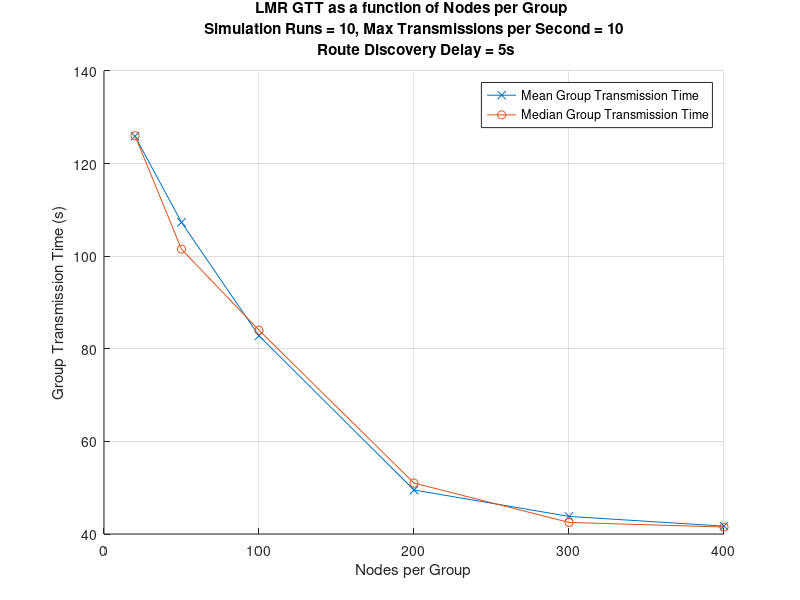
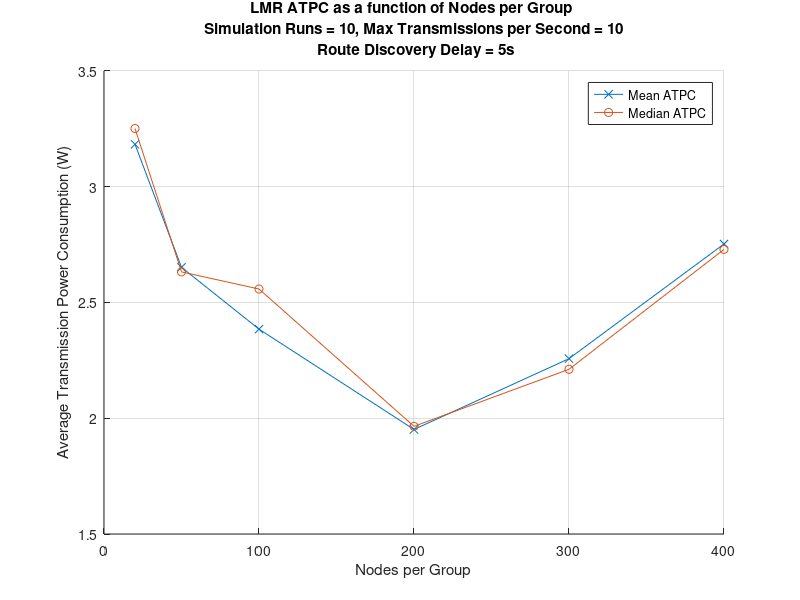
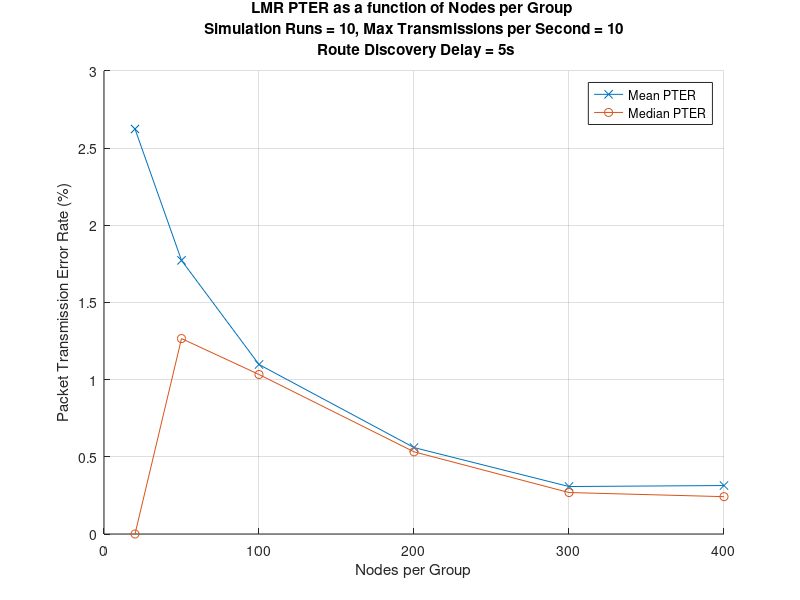
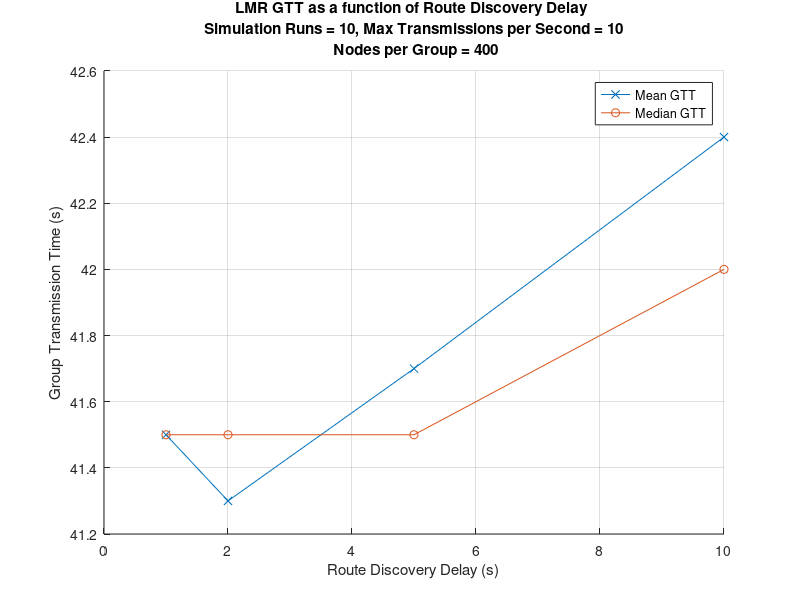

These figures' MATLAB source, in order:
clear
close all

algo = 'LMR';
number_of_runs = 10;
delay = 5;
transmissions_per_sec = 10;

nodes = [
    20
    50
    100
    200
    300
    400
    ];

mean_GTT = [
    125.9000
    107.3000
    82.8000
    49.5000
    43.8000
    41.7000
    ];

median_GTT = [
    126
    101.5000
    84
    51
    42.5000
    41.5000
    ];

mean_ATPC = [
    3.1830
    2.6516
    2.3847
    1.9515
    2.2572
    2.7525
    ];

median_ATPC = [
    3.2512
    2.6320
    2.5580
    1.9650
    2.2113
    2.7292
    ];

mean_PTER = [
    2.6237
    1.7726
    1.0981
    0.5600
    0.3075
    0.3140
    ];

median_PTER = [
    0
    1.2660
    1.0333
    0.5324
    0.2686
    0.2419
    ];

figure(1)
hold on
plot(nodes,mean_GTT,'-x')
plot(nodes,median_GTT,'-o')
hold off
grid on
xlabel('Nodes per Group')
ylabel('Group Transmission Time (s)')
legend('Mean Group Transmission Time', 'Median Group Transmission Time', 'Location', 'best')
str = sprintf('%s GTT as a function of Nodes per Group \n Simulation Runs = %d, Max Transmissions per Second = %d \n Route Discovery Delay = %ds',algo,number_of_runs,transmissions_per_sec,delay);
title(str);

figure(2)
hold on
plot(nodes,mean_ATPC,'-x')
plot(nodes,median_ATPC,'-o')
hold off
grid on
xlabel('Nodes per Group')
ylabel('Average Transmission Power Consumption (W)')
legend('Mean ATPC', 'Median ATPC', 'Location', 'best')
str = sprintf('%s ATPC as a function of Nodes per Group \n Simulation Runs = %d, Max Transmissions per Second = %d \n Route Discovery Delay = %ds',algo,number_of_runs,transmissions_per_sec,delay);
title(str);

figure(3)
hold on
plot(nodes,mean_PTER,'-x')
plot(nodes,median_PTER,'-o')
hold off
grid on
xlabel('Nodes per Group')
ylabel('Packet Transmission Error Rate (%)')
legend('Mean PTER', 'Median PTER', 'Location', 'best')
str = sprintf('%s PTER as a function of Nodes per Group \n Simulation Runs = %d, Max Transmissions per Second = %d \n Route Discovery Delay = %ds',algo,number_of_runs,transmissions_per_sec,delay);
title(str);

n = 400;

blocking_period = [
    1
    2
    5
    10
    ];

bp1_GTT = [
    42
    40
    43
    41
    42
    40
    43
    41
    40
    43
    ];

bp2_GTT = [
    41
    42
    42
    40
    41
    42
    40
    43
    42
    40
    ];

bp5_GTT = [
    43
    43
    43
    41
    43
    40
    42
    41
    41
    40
    ];

bp10_GTT = [
    40
    42
    41
    41
    42
    51
    41
    42
    42
    42
    ];

bp_mean_GTT = [
    mean(bp1_GTT);
    mean(bp2_GTT);
    mean(bp5_GTT);
    mean(bp10_GTT);
    ];

bp_median_GTT = [
    median(bp1_GTT);
    median(bp2_GTT);
    median(bp5_GTT);
    median(bp10_GTT);
    ];

bp1_ATPC = [
    5.802250
    6.095000
    5.807625
    5.730250
    5.695625
    5.655250
    5.827875
    5.912750
    5.800250
    5.933125
    ];

bp2_ATPC = [
    3.909875
    3.981125
    3.975625
    3.805625
    3.986875
    3.929000
    3.855500
    3.989125
    3.891875
    3.991500
    ];

bp5_ATPC = [
    2.721125
    2.737375
    2.720000
    2.822500
    2.779750
    2.641250
    2.840375
    2.896000
    2.667250
    2.699250
    ];

bp10_ATPC = [
    2.275750
    2.471250
    2.184500
    2.236000
    2.379875
    2.327250
    2.269375
    2.210750
    2.428500
    2.467750
    ];

bp_mean_ATPC = [
    mean(bp1_ATPC);
    mean(bp2_ATPC);
    mean(bp5_ATPC);
    mean(bp10_ATPC);
    ];

bp_median_ATPC = [
    median(bp1_ATPC);
    median(bp2_ATPC);
    median(bp5_ATPC);
    median(bp10_ATPC);
    ];

bp1_PTER = [
    1.320451
    2.060875
    1.631321
    7.096992e-01
    6.821282e-01
    1.081967
    1.601307
    1.636126
    1.611842
    1.393960
    ];

bp2_PTER = [
    5.208333e-01
    1.242642
    1.010441
    1.158940
    1.290739
    1.427149
    7.595773e-01
    1.553206
    1.537947
    7.521256e-01
    ];

bp5_PTER = [
    3.723764e-01
    1.343183e-01
    3.105590e-01
    6.983240e-02
    3.529827e-02
    5.343783e-01
    1.732502e-01
    8.981002e-01
    1.708817e-01
    4.409769e-01
    ];

bp10_PTER = [
    2.076843e-01
    6.966214e-01
    2.451839e-01
    4.492053e-01
    5.135228e-01
    1.745201e-01
    6.985679e-02
    1.057828e-01
    1.709402e-01
    6.915629e-01
    ];

bp_mean_PTER = [
    mean(bp1_PTER);
    mean(bp2_PTER);
    mean(bp5_PTER);
    mean(bp10_PTER);
    ];

bp_median_PTER = [
    median(bp1_PTER);
    median(bp2_PTER);
    median(bp5_PTER);
    median(bp10_PTER);
    ];

figure(4)
hold on
plot(blocking_period,bp_mean_GTT,'-x')
plot(blocking_period,bp_median_GTT,'-o')
hold off
grid on
xlabel('Route Discovery Delay (s)')
ylabel('Group Transmission Time (s)')
legend('Mean GTT', 'Median GTT', 'Location', 'best')
str = sprintf('%s GTT as a function of Route Discovery Delay \n Simulation Runs = %d, Max Transmissions per Second = %d \n Nodes per Group = %d',algo,number_of_runs,transmissions_per_sec,400);
title(str);

figure(5)
hold on
plot(blocking_period,bp_mean_ATPC,'-x')
plot(blocking_period,bp_median_ATPC,'-o')
hold off
grid on
xlabel('Route Discovery Delay (s)')
ylabel('Average Transmission Power Consumption (W)')
legend('Mean ATPC', 'Median ATPC', 'Location', 'best')
str = sprintf('%s ATPC as a function of Route Discovery Delay \n Simulation Runs = %d, Max Transmissions per Second = %d \n Nodes per Group = %d',algo,number_of_runs,transmissions_per_sec,400);
title(str);

figure(6)
hold on
plot(blocking_period,bp_mean_PTER,'-x')
plot(blocking_period,bp_median_PTER,'-o')
hold off
grid on
xlabel('Route Discovery Delay (s)')
ylabel('Packet Transmission Error Rate (%)')
legend('Mean PTER', 'Median PTER', 'Location', 'best')
str = sprintf('%s PTER as a function of Route Discovery Delay \n Simulation Runs = %d, Max Transmissions per Second = %d \n Nodes per Group = %d',algo,number_of_runs,transmissions_per_sec,400);
title(str);
